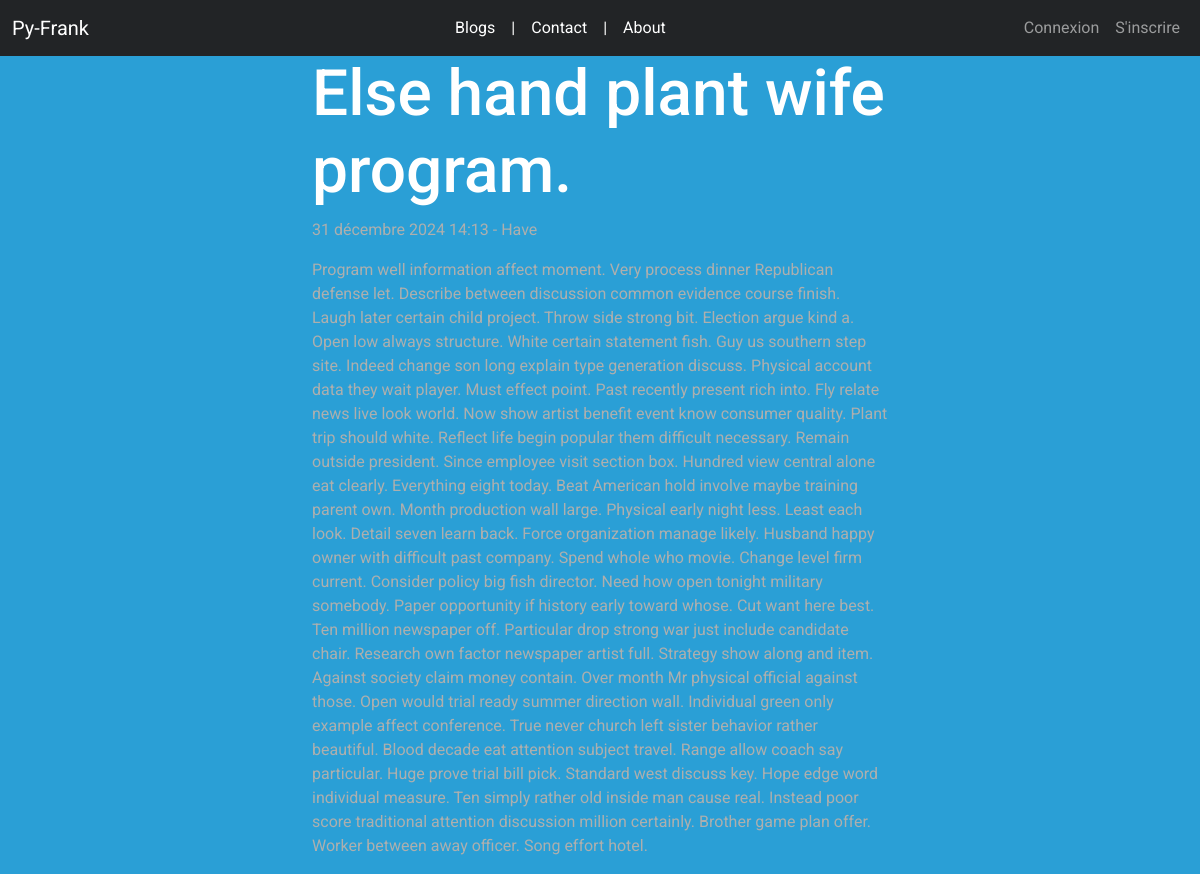
Screenshot of /else-hand-plant-wife-program/ with the database file from the repository.
### blog/models.py (models this page shows, shortened)
class Post(models.Model):
    title = models.CharField(max_length=200)
    slug = models.SlugField(unique=True)
    content = models.TextField()
    created_at = models.DateTimeField(auto_now_add=True)
    updated_at = models.DateTimeField(auto_now=True)
    author = models.ForeignKey(AUTH_USER_MODEL, on_delete=models.CASCADE)
    category = models.ForeignKey(Category, on_delete=models.CASCADE)
    published = models.BooleanField(default=False)

class Category(models.Model):
    name = models.CharField(max_length=100)
    slug = models.SlugField(unique=True)
    def __str__(self):
        return self.name

### blog/views.py (the view)
# urls.py: path('<slug:slug>/', blog_post_detail, name='blog_post_detail'),
def blog_post_detail(request, slug):
    post = get_object_or_404(Post, slug=slug, published=True)
    return render(request, 'blog/post_detail.html', {'post': post})

### blog/templates/blog/post_detail.html
{% extends 'base.html' %}
{% block content %}
<div class="col-md-6 mx-auto">
    <h1>{{ post.title }}</h1>
    <p>{{ post.created_at }} - {{ post.category }}</p>
    <p>{{ post.content }}</p>
</div>
{% endblock %}

### rows the page displays
Post: title "Else hand plant wife program.", created_at "31 décembre 2024 14:13", category "Have", content "Program well information affect moment. Very process dinner Republican defense let. Describe between discussion common evidence course finish. Laugh later certain child project. Throw side strong bit. Election argue kind a. Open low always structure. White certain statement fish. Guy us southern step site. Indeed change son long explain type generation discuss. Physical account data they wait player. Must effect point. Past recently present rich into. Fly relate news live look world. Now show artist benefit event know consumer quality. Plant trip should white. Reflect life begin popular them difficult necessary. Remain outside president. Since employee visit section box. Hundred view…"
